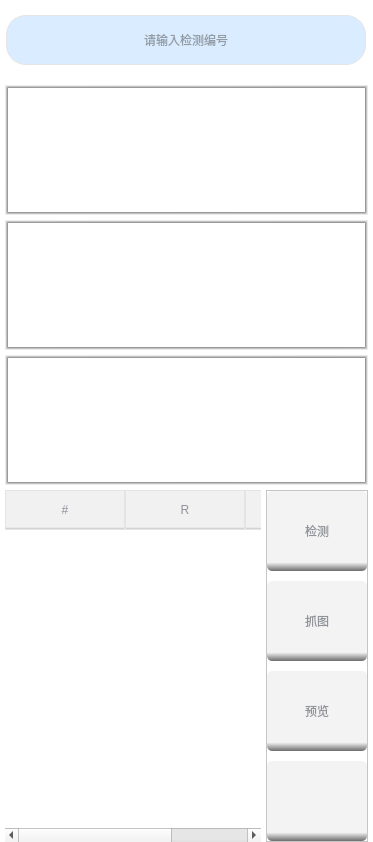
      <widget class="QWidget" name="testPage">
       <layout class="QGridLayout" name="gridLayout_10">
        <property name="leftMargin">
         <number>0</number>
        </property>
        <property name="topMargin">
         <number>0</number>
        </property>
        <property name="rightMargin">
         <number>0</number>
        </property>
        <property name="bottomMargin">
         <number>0</number>
        </property>
        <property name="spacing">
         <number>0</number>
        </property>
        <item row="0" column="0">
         <widget class="QFrame" name="frame_8">
          <property name="styleSheet">
           <string notr="true">QFrame{
	
	background-color: rgb(255, 255, 255);
}</string>
          </property>
          <property name="frameShape">
           <enum>QFrame::NoFrame</enum>
          </property>
          <property name="frameShadow">
           <enum>QFrame::Raised</enum>
          </property>
          <layout class="QGridLayout" name="gridLayout_8">
           <property name="leftMargin">
            <number>5</number>
           </property>
           <property name="topMargin">
            <number>0</number>
           </property>
           <property name="rightMargin">
            <number>5</number>
           </property>
           <property name="bottomMargin">
            <number>0</number>
           </property>
           <property name="horizontalSpacing">
            <number>0</number>
           </property>
           <property name="verticalSpacing">
            <number>5</number>
           </property>
           <item row="2" column="0">
            <widget class="QFrame" name="frame_10">
             <property name="sizePolicy">
              <sizepolicy hsizetype="Expanding" vsizetype="Expanding">
               <horstretch>0</horstretch>
               <verstretch>0</verstretch>
              </sizepolicy>
             </property>
             <property name="styleSheet">
              <string notr="true">QPushButton{
font: 87 16pt &quot;思源黑体 CN Heavy&quot;;
}</string>
             </property>
             <property name="frameShape">
              <enum>QFrame::NoFrame</enum>
             </property>
             <property name="frameShadow">
              <enum>QFrame::Raised</enum>
             </property>
             <layout class="QGridLayout" name="gridLayout_3">
              <property name="leftMargin">
               <number>0</number>
              </property>
              <property name="topMargin">
               <number>0</number>
              </property>
              <property name="rightMargin">
               <number>0</number>
              </property>
              <property name="bottomMargin">
               <number>0</number>
              </property>
              <property name="horizontalSpacing">
               <number>5</number>
              </property>
              <property name="verticalSpacing">
               <number>0</number>
              </property>
              <item row="0" column="1">
               <widget class="QFrame" name="frame">
                <property name="styleSheet">
                 <string notr="true">QPushButton{
	max-width: 100px;
	min-width: 100px;
	max-height: 80px;
	min-height: 80px;
}</string>
                </property>
                <property name="frameShape">
                 <enum>QFrame::StyledPanel</enum>
                </property>
                <property name="frameShadow">
                 <enum>QFrame::Raised</enum>
                </property>
                <layout class="QGridLayout" name="gridLayout_2">
                 <property name="leftMargin">
                  <number>0</number>
                 </property>
                 <property name="topMargin">
                  <number>0</number>
                 </property>
                 <property name="rightMargin">
                  <number>0</number>
                 </property>
                 <property name="bottomMargin">
                  <number>0</number>
                 </property>
                 <property name="horizontalSpacing">
                  <number>0</number>
                 </property>
                 <property name="verticalSpacing">
                  <number>10</number>
                 </property>
                 <item row="3" column="0">
                  <widget class="QPushButton" name="homeBtn">
                   <property name="minimumSize">
                    <size>
                     <width>100</width>
                     <height>80</height>
                    </size>
                   </property>
                   <property name="maximumSize">
                    <size>
                     <width>100</width>
                     <height>80</height>
                    </size>
                   </property>
                   <property name="cursor">
                    <cursorShape>PointingHandCursor</cursorShape>
                   </property>
                   <property name="styleSheet">
                    <string notr="true">QPushButton{
	font: 87 16pt &quot;思源黑体 CN Heavy&quot;;
	color: #909399;
	border:none;
	border-radius:5px;
	background-color:qlineargradient(spread:pad, x1:1, y1:0.892, x2:1, y2:1, stop:0 rgba(243, 243, 243, 255), stop:1 rgba(108, 108, 108, 255));
}
QPushButton:hover{
	color: #fff;
	background-color: qlineargradient(spread:pad, x1:1, y1:0.892, x2:1, y2:1, stop:0 rgba(255, 135, 76, 255), stop:1 rgba(108, 108, 108, 255));
}

QPushButton:pressed{
	color: #fff;
	background-color: qlineargradient(spread:pad, x1:1, y1:0.892, x2:1, y2:1, stop:0 rgba(255, 76, 76, 255), stop:1 rgba(108, 108, 108, 255));
}
QPushButton:disabled{
	background-color: qlineargradient(spread:pad, x1:1, y1:0.892, x2:1, y2:1, stop:0 rgba(144, 147, 153, 255), stop:1 rgba(94, 94, 94, 255));
}</string>
                   </property>
                   <property name="text">
                    <string/>
                   </property>
                   <property name="icon">
                    <iconset resource="images.qrc">
                     <normaloff>:/images/back.png</normaloff>:/images/back.png</iconset>
                   </property>
                   <property name="iconSize">
                    <size>
                     <width>48</width>
                     <height>48</height>
                    </size>
                   </property>
                  </widget>
                 </item>
                 <item row="0" column="0">
                  <widget class="QPushButton" name="measureBtn">
                   <property name="minimumSize">
                    <size>
                     <width>100</width>
                     <height>80</height>
                    </size>
                   </property>
                   <property name="maximumSize">
                    <size>
                     <width>100</width>
                     <height>80</height>
                    </size>
                   </property>
                   <property name="cursor">
                    <cursorShape>PointingHandCursor</cursorShape>
                   </property>
                   <property name="styleSheet">
                    <string notr="true">QPushButton{
	font: 87 16pt &quot;思源黑体 CN Heavy&quot;;
	color: #909399;
	border:none;
	border-radius:5px;
	background-color:qlineargradient(spread:pad, x1:1, y1:0.892, x2:1, y2:1, stop:0 rgba(243, 243, 243, 255), stop:1 rgba(108, 108, 108, 255));
}
QPushButton:hover{
	color: #fff;
	background-color: qlineargradient(spread:pad, x1:1, y1:0.892, x2:1, y2:1, stop:0 rgba(255, 135, 76, 255), stop:1 rgba(108, 108, 108, 255));
}

QPushButton:pressed{
	color: #fff;
	background-color: qlineargradient(spread:pad, x1:1, y1:0.892, x2:1, y2:1, stop:0 rgba(255, 76, 76, 255), stop:1 rgba(108, 108, 108, 255));
}
QPushButton:disabled{
	background-color: qlineargradient(spread:pad, x1:1, y1:0.892, x2:1, y2:1, stop:0 rgba(144, 147, 153, 255), stop:1 rgba(94, 94, 94, 255));
}</string>
                   </property>
                   <property name="text">
                    <string>检测</string>
                   </property>
                  </widget>
                 </item>
                 <item row="1" column="0">
                  <widget class="QPushButton" name="captureImgBtn">
                   <property name="minimumSize">
                    <size>
                     <width>100</width>
                     <height>80</height>
                    </size>
                   </property>
                   <property name="maximumSize">
                    <size>
                     <width>100</width>
                     <height>80</height>
                    </size>
                   </property>
                   <property name="cursor">
                    <cursorShape>PointingHandCursor</cursorShape>
                   </property>
                   <property name="styleSheet">
                    <string notr="true">QPushButton{
	font: 87 16pt &quot;思源黑体 CN Heavy&quot;;
	color: #909399;
	border:none;
	border-radius:5px;
	background-color:qlineargradient(spread:pad, x1:1, y1:0.892, x2:1, y2:1, stop:0 rgba(243, 243, 243, 255), stop:1 rgba(108, 108, 108, 255));
}
QPushButton:hover{
	color: #fff;
	background-color: qlineargradient(spread:pad, x1:1, y1:0.892, x2:1, y2:1, stop:0 rgba(255, 135, 76, 255), stop:1 rgba(108, 108, 108, 255));
}

QPushButton:pressed{
	color: #fff;
	background-color: qlineargradient(spread:pad, x1:1, y1:0.892, x2:1, y2:1, stop:0 rgba(255, 76, 76, 255), stop:1 rgba(108, 108, 108, 255));
}
QPushButton:disabled{
	background-color: qlineargradient(spread:pad, x1:1, y1:0.892, x2:1, y2:1, stop:0 rgba(144, 147, 153, 255), stop:1 rgba(94, 94, 94, 255));
}</string>
                   </property>
                   <property name="text">
                    <string>抓图</string>
                   </property>
                  </widget>
                 </item>
                 <item row="2" column="0">
                  <widget class="QPushButton" name="previewBtn">
                   <property name="minimumSize">
                    <size>
                     <width>100</width>
                     <height>80</height>
                    </size>
                   </property>
                   <property name="maximumSize">
                    <size>
                     <width>100</width>
                     <height>80</height>
                    </size>
                   </property>
                   <property name="cursor">
                    <cursorShape>PointingHandCursor</cursorShape>
                   </property>
                   <property name="styleSheet">
                    <string notr="true">QPushButton{
	font: 87 16pt &quot;思源黑体 CN Heavy&quot;;
	color: #909399;
	border:none;
	border-radius:5px;
	background-color:qlineargradient(spread:pad, x1:1, y1:0.892, x2:1, y2:1, stop:0 rgba(243, 243, 243, 255), stop:1 rgba(108, 108, 108, 255));
}
QPushButton:hover{
	color: #fff;
	background-color: qlineargradient(spread:pad, x1:1, y1:0.892, x2:1, y2:1, stop:0 rgba(255, 135, 76, 255), stop:1 rgba(108, 108, 108, 255));
}

QPushButton:pressed{
	color: #fff;
	background-color: qlineargradient(spread:pad, x1:1, y1:0.892, x2:1, y2:1, stop:0 rgba(255, 76, 76, 255), stop:1 rgba(108, 108, 108, 255));
}
QPushButton:disabled{
	background-color: qlineargradient(spread:pad, x1:1, y1:0.892, x2:1, y2:1, stop:0 rgba(144, 147, 153, 255), stop:1 rgba(94, 94, 94, 255));
}</string>
                   </property>
                   <property name="text">
                    <string>预览</string>
                   </property>
                  </widget>
                 </item>
                </layout>
               </widget>
              </item>
              <item row="0" column="0">
               <widget class="QTableWidget" name="resultTableWidget">
                <property name="styleSheet">
                 <string notr="true">/*QTableView 左上角样式*/
QTableWidget QTableCornerButton::section {
    border: 5px solid rgba(241, 241, 241, 255);
    background-color:rgba(241, 241, 241, 255);
 }
QTableWidget {
	font-size:12pt;
    color: #606266;/*表格内文字颜色*/
    gridline-color: #e4e4e4;/*表格内框颜色*/
    background-color: #fff; /*表格内背景色*/
}
QHeaderView {
    color:#606266;
	font: 75 14pt &quot;思源黑体 CN Bold&quot;;
    background-color:rgba(241, 241, 241, 255);
    min-height:40px;
}
QHeaderView::section {
    color: #909399;
    background-color: qlineargradient(spread:pad, x1:0.692, y1:0.926136,x2:0.692, y2:1, stop:0 rgba(241, 241, 241, 255), stop:1 rgba(182, 182,182, 255));
	border: 1px solid #e4e4e4;
}</string>
                </property>
                <property name="frameShape">
                 <enum>QFrame::NoFrame</enum>
                </property>
                <attribute name="horizontalHeaderDefaultSectionSize">
                 <number>120</number>
                </attribute>
                <attribute name="horizontalHeaderShowSortIndicator" stdset="0">
                 <bool>true</bool>
                </attribute>
                <attribute name="horizontalHeaderStretchLastSection">
                 <bool>true</bool>
                </attribute>
                <attribute name="verticalHeaderVisible">
                 <bool>false</bool>
                </attribute>
                <attribute name="verticalHeaderHighlightSections">
                 <bool>false</bool>
                </attribute>
                <column>
                 <property name="text">
                  <string>#</string>
                 </property>
                 <property name="textAlignment">
                  <set>AlignCenter</set>
                 </property>
                </column>
                <column>
                 <property name="text">
                  <string>R</string>
                 </property>
                 <property name="textAlignment">
                  <set>AlignCenter</set>
                 </property>
                </column>
                <column>
                 <property name="text">
                  <string>G</string>
                 </property>
                 <property name="textAlignment">
                  <set>AlignCenter</set>
                 </property>
                </column>
               </widget>
              </item>
             </layout>
            </widget>
           </item>
           <item row="0" column="0">
            <widget class="QFrame" name="frame_9">
             <property name="sizePolicy">
              <sizepolicy hsizetype="Expanding" vsizetype="Expanding">
               <horstretch>0</horstretch>
               <verstretch>0</verstretch>
              </sizepolicy>
             </property>
             <property name="minimumSize">
              <size>
               <width>0</width>
               <height>80</height>
              </size>
             </property>
             <property name="maximumSize">
              <size>
               <width>16777215</width>
               <height>80</height>
              </size>
             </property>
             <property name="frameShape">
              <enum>QFrame::NoFrame</enum>
             </property>
             <property name="frameShadow">
              <enum>QFrame::Raised</enum>
             </property>
             <layout class="QGridLayout" name="gridLayout_20">
              <property name="leftMargin">
               <number>0</number>
              </property>
              <property name="topMargin">
               <number>0</number>
              </property>
              <property name="rightMargin">
               <number>0</number>
              </property>
              <property name="bottomMargin">
               <number>0</number>
              </property>
              <property name="spacing">
               <number>0</number>
              </property>
              <item row="0" column="0">
               <widget class="QLineEdit" name="numLineEdit">
                <property name="minimumSize">
                 <size>
                  <width>360</width>
                  <height>50</height>
                 </size>
                </property>
                <property name="maximumSize">
                 <size>
                  <width>360</width>
                  <height>50</height>
                 </size>
                </property>
                <property name="focusPolicy">
                 <enum>Qt::StrongFocus</enum>
                </property>
                <property name="styleSheet">
                 <string notr="true">QLineEdit{
	color: rgb(75, 75, 75);
	font: 57 14pt &quot;思源黑体 CN Medium&quot;;
	border:1px solid #e4e4e4;
	border-radius:20px;
	padding-left:10px;
	padding-right:10px;
	
	background-color: rgba(64, 158, 255, 50);
}
</string>
                </property>
                <property name="text">
                 <string/>
                </property>
                <property name="maxLength">
                 <number>30</number>
                </property>
                <property name="alignment">
                 <set>Qt::AlignCenter</set>
                </property>
                <property name="dragEnabled">
                 <bool>false</bool>
                </property>
                <property name="placeholderText">
                 <string>请输入检测编号</string>
                </property>
                <property name="clearButtonEnabled">
                 <bool>false</bool>
                </property>
               </widget>
              </item>
             </layout>
            </widget>
           </item>
           <item row="1" column="0">
            <widget class="QFrame" name="frame_12">
             <property name="sizePolicy">
              <sizepolicy hsizetype="Expanding" vsizetype="Expanding">
               <horstretch>0</horstretch>
               <verstretch>0</verstretch>
              </sizepolicy>
             </property>
             <property name="minimumSize">
              <size>
               <width>0</width>
               <height>400</height>
              </size>
             </property>
             <property name="maximumSize">
              <size>
               <width>16777215</width>
               <height>400</height>
              </size>
             </property>
             <property name="styleSheet">
              <string notr="true">QLabel{
border: 3px solid;
border-top-color: qlineargradient(spread:pad, x1:0.522, y1:1, x2:0.487627, y2:0, stop:0 rgba(133, 133, 133, 255), stop:1 rgba(255, 255, 255, 255));

border-bottom-color: qlineargradient(spread:pad, x1:0.477, y1:0, x2:0.488, y2:1, stop:0 rgba(133, 133, 133, 255), stop:1 rgba(255, 255, 255, 255));

border-left-color: qlineargradient(spread:pad, x1:1, y1:0.5, x2:0, y2:0.517, stop:0 rgba(133, 133, 133, 255), stop:1 rgba(255, 255, 255, 255));

border-right-color: qlineargradient(spread:pad, x1:0, y1:0.528, x2:1, y2:0.539727, stop:0 rgba(133, 133, 133, 255), stop:1 rgba(255, 255, 255, 255));

}
</string>
             </property>
             <property name="frameShape">
              <enum>QFrame::NoFrame</enum>
             </property>
             <property name="frameShadow">
              <enum>QFrame::Raised</enum>
             </property>
             <layout class="QGridLayout" name="gridLayout_15">
              <property name="leftMargin">
               <number>0</number>
              </property>
              <property name="topMargin">
               <number>0</number>
              </property>
              <property name="rightMargin">
               <number>0</number>
              </property>
              <property name="bottomMargin">
               <number>0</number>
              </property>
              <property name="horizontalSpacing">
               <number>0</number>
              </property>
              <property name="verticalSpacing">
               <number>5</number>
              </property>
              <item row="0" column="0" colspan="2">
               <widget class="QLabel" name="srcImgLabel">
                <property name="sizePolicy">
                 <sizepolicy hsizetype="Expanding" vsizetype="Expanding">
                  <horstretch>0</horstretch>
                  <verstretch>0</verstretch>
                 </sizepolicy>
                </property>
                <property name="minimumSize">
                 <size>
                  <width>0</width>
                  <height>0</height>
                 </size>
                </property>
                <property name="maximumSize">
                 <size>
                  <width>16777215</width>
                  <height>16777215</height>
                 </size>
                </property>
                <property name="font">
                 <font>
                  <family>黑体</family>
                  <pointsize>16</pointsize>
                 </font>
                </property>
                <property name="styleSheet">
                 <string notr="true">color: rgb(255, 0, 0);</string>
                </property>
                <property name="text">
                 <string/>
                </property>
                <property name="pixmap">
                 <pixmap>:/images/logo2.png</pixmap>
                </property>
                <property name="scaledContents">
                 <bool>true</bool>
                </property>
                <property name="alignment">
                 <set>Qt::AlignCenter</set>
                </property>
               </widget>
              </item>
              <item row="1" column="0" colspan="2">
               <widget class="QLabel" name="channelRLabel">
                <property name="sizePolicy">
                 <sizepolicy hsizetype="Expanding" vsizetype="Expanding">
                  <horstretch>0</horstretch>
                  <verstretch>0</verstretch>
                 </sizepolicy>
                </property>
                <property name="minimumSize">
                 <size>
                  <width>0</width>
                  <height>0</height>
                 </size>
                </property>
                <property name="maximumSize">
                 <size>
                  <width>16777215</width>
                  <height>16777215</height>
                 </size>
                </property>
                <property name="text">
                 <string/>
                </property>
                <property name="pixmap">
                 <pixmap>:/images/logo2.png</pixmap>
                </property>
                <property name="scaledContents">
                 <bool>true</bool>
                </property>
               </widget>
              </item>
              <item row="2" column="0" colspan="2">
               <widget class="QLabel" name="channelGLabel">
                <property name="sizePolicy">
                 <sizepolicy hsizetype="Expanding" vsizetype="Expanding">
                  <horstretch>0</horstretch>
                  <verstretch>0</verstretch>
                 </sizepolicy>
                </property>
                <property name="minimumSize">
                 <size>
                  <width>0</width>
                  <height>0</height>
                 </size>
                </property>
                <property name="maximumSize">
                 <size>
                  <width>16777215</width>
                  <height>16777215</height>
                 </size>
                </property>
                <property name="text">
                 <string/>
                </property>
                <property name="pixmap">
                 <pixmap>:/images/logo2.png</pixmap>
                </property>
                <property name="scaledContents">
                 <bool>true</bool>
                </property>
               </widget>
              </item>
             </layout>
            </widget>
           </item>
          </layout>
         </widget>
        </item>
       </layout>
      </widget>
